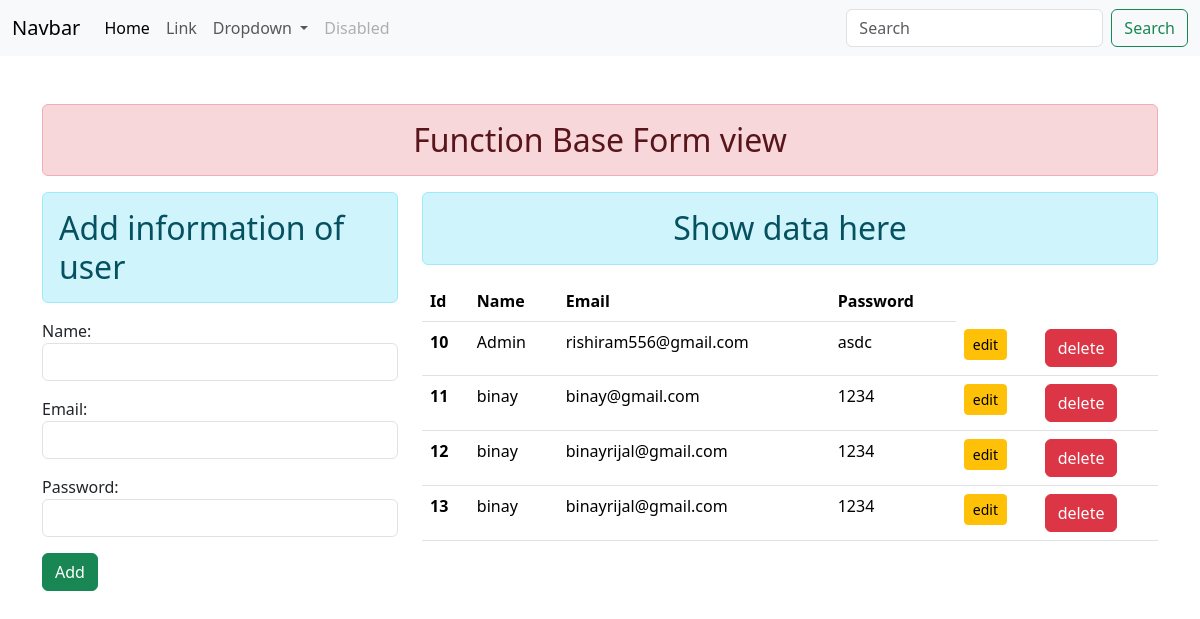
Before: /view/ with the older database file.
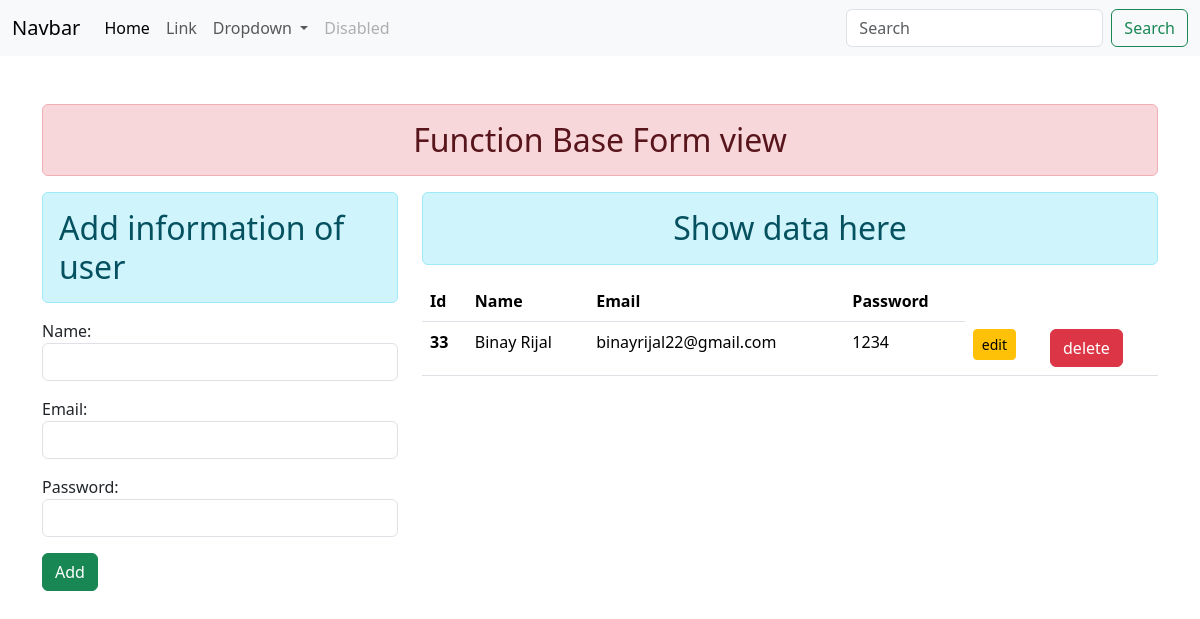
After: the same page with the newer database file.
### crudstart/models.py (models this page shows)
class User(models.Model):
    name=models.CharField(max_length=100)
    email=models.EmailField(max_length=30)
    password=models.CharField(max_length=50)

### crudstart/views.py (the view)
# urls.py: path('view/',addshow,name="addshow"),
def addshow(request):
    if request.method=='POST':
        fo=UserRegistration(request.POST)
        if fo.is_valid():
            fo.save()
            fo=UserRegistration()
    else:
        fo=UserRegistration()
    regr=User.objects.all()
    return render(request,'addandshow.html', {'fobj':fo,'regs':regr} )

### crudstart/form.py
class UserRegistration(forms.ModelForm):
    class Meta:
        model=User
        fields='__all__'
        widgets={
        'name': forms.TextInput( attrs= {'class':'form-control'}),
        'email': forms.TextInput(attrs= {'class':'form-control'}),
        'password': forms.PasswordInput(render_value=True,attrs= {'class':'form-control'}),
         }

### crudstart/templates/addandshow.html (shortened to what this page needs)
{%extends 'base.html'%}
{% block content %}
<div class="row">
    <div class="col-sm-4">
        <h2 class="text-align-center alert alert-info">Add information of user</h2>
        <form action="{%url 'addshow'%}" method="POST">
        {{fobj.as_p}}
        <input type="submit" class="btn btn-success" value="Add">
        </form>
    </div>
    <div class="col-sm-8">
        <h2 class="text-center alert alert-info">Show data here</h2>
        {%if regs %}
        <table class="table table-hover">
            <thead>
                <tr>
                    <th class="col">Id</th>
                    <th class="col">Name</th>
                    <th class="col">Email</th>
                    <th class="col">Password</th>
                </tr>
            </thead>
            <tbody>
                {%for reg in regs%}
                <tr>
                    <th scope="row">{{reg.id}}</th>
                    <td>{{reg.name}}</td>
                    <td>{{reg.email}}</td>
                    <td>{{reg.password}}</td>
                    <td><a href="{% url 'updatedata' reg.id %}" class="btn btn-warning btn-sm">edit</a></td>
                    <td>
                        <form action="{% url 'deletedata' reg.id %}" method="post" class="d-line">{%csrf_token%}
                          <input type="submit" name="submit" class="btn btn-danger" value="delete"/>
                        </form>
                    </td>
                </tr>
                {%endfor%}
            </tbody>
        </table>
        {% else %}
        <h3>no record available</h3>
        {% endif %}
    </div>
</div>
{%endblock content%}

### crudstart/templates/base.html (shortened to what this page needs)
<!DOCTYPE html>
{%load static%}
<html lang="en">
<head>
    <link rel="stylesheet" href="{% static 'enroll/css/bootstrap.css'%}">
</head>
<body>
    <nav class="navbar navbar-expand-lg bg-body-tertiary">
        <div class="container-fluid">
          <a class="navbar-brand" href="#">Navbar</a>
          <div class="collapse navbar-collapse" id="navbarSupportedContent">
            <ul class="navbar-nav me-auto mb-2 mb-lg-0">
              <li class="nav-item">
                <a class="nav-link active" aria-current="page" href="{% url 'addshow'  %}">Home</a>
              </li>
              <li class="nav-item">
                <a class="nav-link" href="#">Link</a>
              </li>
              <li class="nav-item dropdown">
                <a class="nav-link dropdown-toggle" href="#" role="button" data-bs-toggle="dropdown" aria-expanded="false">
                  Dropdown
                </a>
              </li>
              <li class="nav-item">
                <a class="nav-link disabled" aria-disabled="true">Disabled</a>
              </li>
            </ul>
            <form class="d-flex" role="search">
              <input class="form-control me-2" type="search" placeholder="Search" aria-label="Search">
              <button class="btn btn-outline-success" type="submit">Search</button>
            </form>
          </div>
        </div>
      </nav>
    <div class="container mt-5">
        <h2 class="text-center alert alert-danger">Function Base Form view</h2>
        {% block content %}
        {% endblock content %}
    </div>
</body>
</html>

Changed rows visible on the page:
removed User: id "10", name "Admin", email "rishiram556@gmail.com", password "asdc"
removed User: id "11", name "binay", email "binay@gmail.com", password "1234"
removed User: id "12", name "binay", email "binayrijal@gmail.com", password "1234"
removed User: id "13", name "binay", email "binayrijal@gmail.com", password "1234"
added User: id "33", name "Binay Rijal", email "binayrijal22@gmail.com", password "1234"
